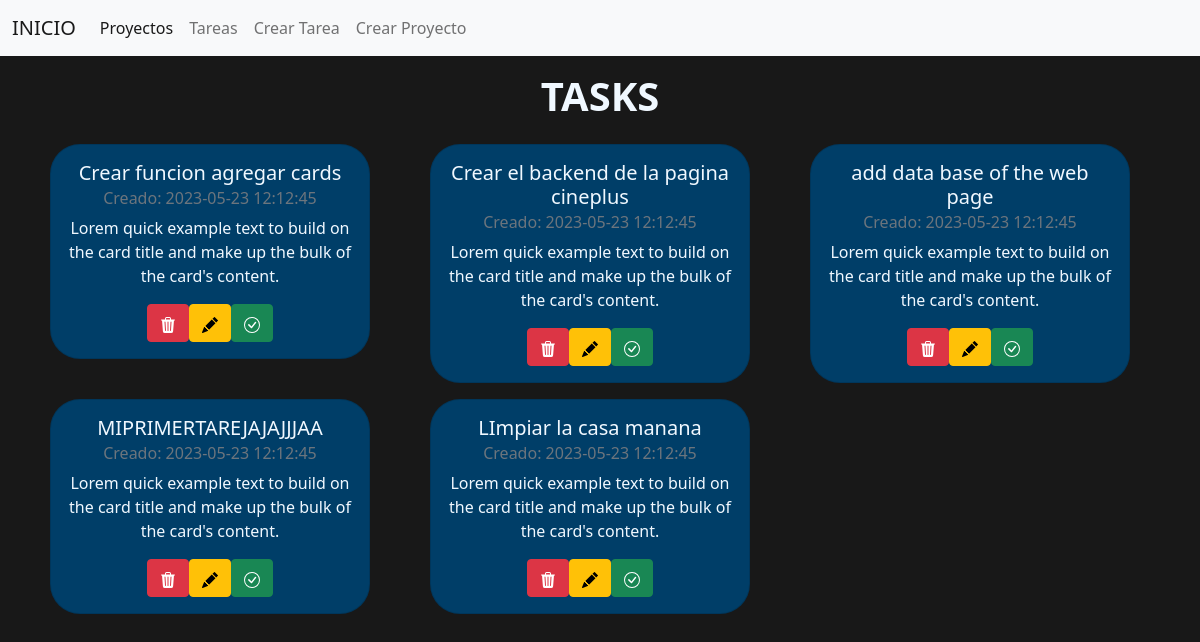
The app's page /home/tasks/, older data.
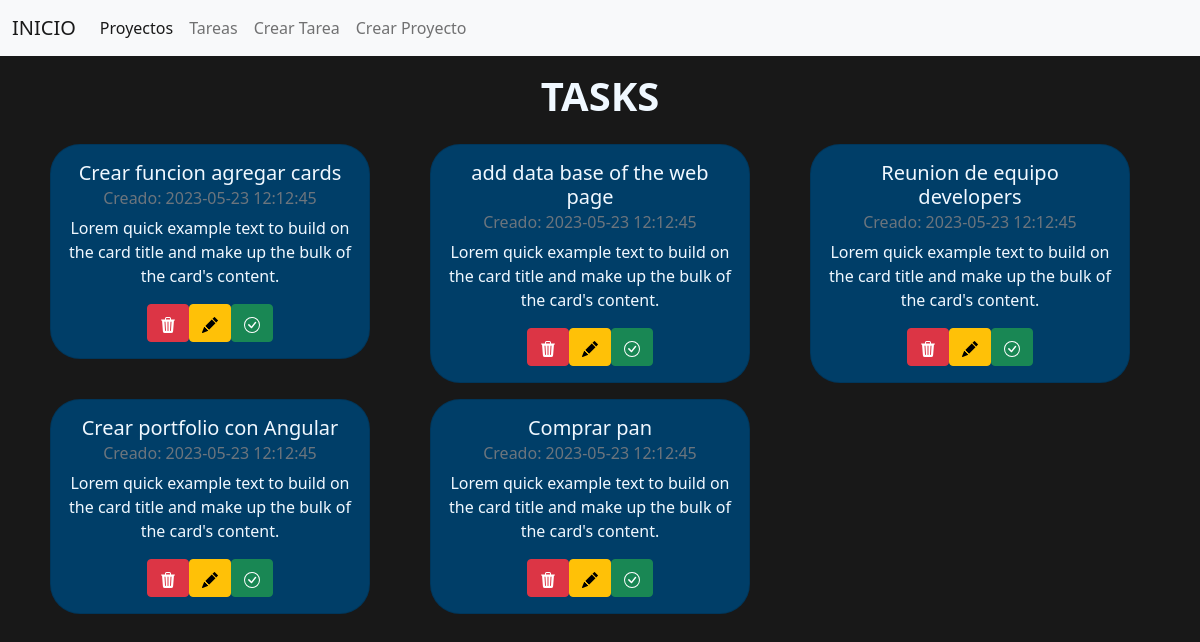
The same page, newer data.
### myapp/models.py (models this page shows, shortened)
class Tasks(models.Model):
    title = models.CharField(max_length=200)

### myapp/views.py (the view)
# urls.py: path('tasks/', views.tasks, name='tareas'),
def tasks(request):
    fecha_hora_actual = datetime.now().strftime('%Y-%m-%d %H:%M:%S') # Obtener la fecha y hora actual que se crea una tarea
    tasks = Tasks.objects.all()
    return render(request, 'myapp/tasks.html', {
        'tareas': tasks,
        'fechayHoraActual': fecha_hora_actual
    })

### myapp/templates/myapp/tasks.html (shortened to what this page needs)
{% load static %}
<!DOCTYPE html>
<html lang="es">
<head>
    <link href="https://cdn.jsdelivr.net/npm/bootstrap@5.0.2/dist/css/bootstrap.min.css" rel="stylesheet">
</head>
<body>
    {% include 'myapp/base.html' %}
    {% block content %}
    <h1 class="titleTask text-center m-3 fw-bold fs-1">TASKS</h1>
    <div class="container text-center">
        <div class="row">
            {% for task in tareas %}
            <div class="col-4">
                <div class="card m-2" style="width: 20rem;">
                    <div class="card-body ">
                        <h5 class="card-title"> {{task.title}} </h5>
                        <h6 class="card-subtitle mb-2 text-muted">Creado: {{fechayHoraActual}}</h6>
                        <p class="card-text">Lorem quick example text to build on the card title and make up the bulk of the card's content.</p>
                        <div class="btn-group text-center" role="group" aria-label="Basic mixed styles example">
                            <a href="{% url 'eliminar_tarea' task.id %}">
                                <button type="button" class="btn btn-danger">
                                </button>
                            </a>
                            <a href="{% url 'modificar_tarea' task.id %}">
                                <button type="button" class="btn btn-warning">
                                </button>
                            </a>
                            <a href="">
                                <button type="button" class="btn btn-success">
                                </button>
                            </a>
                        </div>
                    </div>
                </div>
            </div>
            {% endfor %}
        </div>
    </div>
    {% endblock %}
</body>
</html>

### myapp/templates/myapp/base.html (shortened to what this page needs)
{% load static %}
<!DOCTYPE html>
<html lang="en">
<head>
    <link href="https://cdn.jsdelivr.net/npm/bootstrap@5.0.2/dist/css/bootstrap.min.css" rel="stylesheet">
    <link rel="stylesheet" href="{% static 'estilo.css' %}">
</head>
<body>
    <nav class="navbar navbar-expand-lg navbar-light bg-light">
        <div class="container-fluid">
            <a class="navbar-brand" href="{% url 'home' %}">INICIO</a>
            <div class="collapse navbar-collapse" id="navbarNav">
                <ul class="navbar-nav">
                    <li class="nav-item">
                        <a class="nav-link active" aria-current="page" href="{% url 'proyectos' %}">Proyectos</a>
                    </li>
                    <li class="nav-item">
                        <a class="nav-link" href="{% url 'tareas' %}">Tareas</a>
                    </li>
                    <li class="nav-item">
                        <a class="nav-link " href="{% url 'crear_tarea' %}">Crear Tarea</a>
                    </li>
                    <li class="nav-item">
                        <a class="nav-link " href="{% url 'crear_proyecto' %}">Crear Proyecto</a>
                    </li>
                </ul>
            </div>
        </div>
    </nav>
</body>
</html>

### productionfiles/estilo.css (style rules this page uses)
body { background-color: #181818; color: #f0f8ff; }
.card { background-color: #003e68; border-radius: 30px; }

Row changes from the older to the newer data that the page shows:
removed Tasks: title "Crear el backend de la pagina cineplus"
changed Tasks: title "MIPRIMERTAREJAJAJJJAA" → "Reunion de equipo developers"
changed Tasks: title "LImpiar la casa manana" → "Crear portfolio con Angular"
added Tasks: title "Comprar pan"
